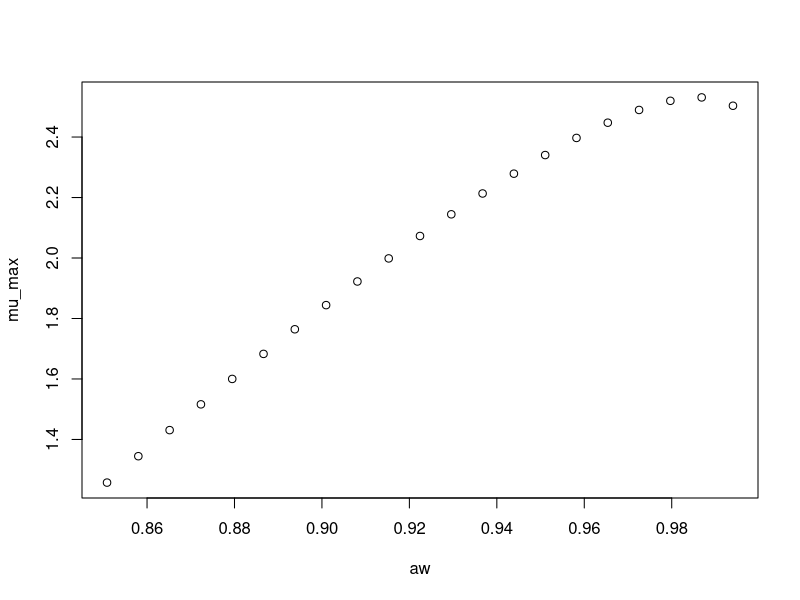

The R script that drew this image:
#############################
# start of Parameter script
#############################
aw <- seq(0.85085,0.994005994005994,length.out=21)
#############################
# end of Parameter script
#############################
############################# 
# start of Model script Gropin ID 1095 
#############################
 
# constant coefficients for this model
 
variables <- data.frame(aw)
argumentsPar <- expand.grid(variables)
 
# heart of the model
response_surface <- function(aw) {
   mumax <-(2.290+4.119*sqrt(1-aw)-17.589*((sqrt(1-aw))^2))

return(mumax=mumax)
} 

# output parameters
mumax <- cbind(argumentsPar,response_surface(argumentsPar['aw']))
colnames(mumax) <- c(colnames(argumentsPar),'mumax')
#############################
# End of Model script
#############################
############################# 
# start of Visualisation script Gropin ID 1095 
#############################
plot(aw,mumax$mumax,
                          xlab='aw',
                          ylab='mu_max')
#############################
# End of Visualisation script
#############################
